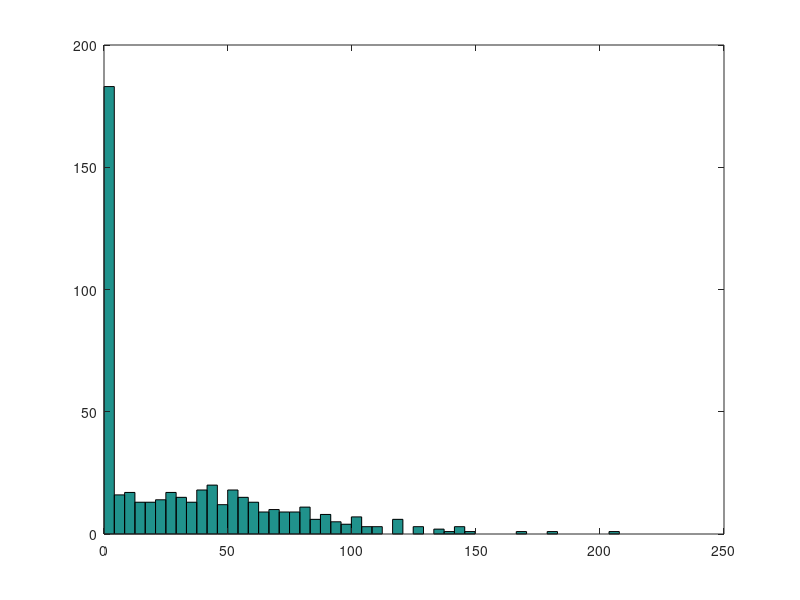
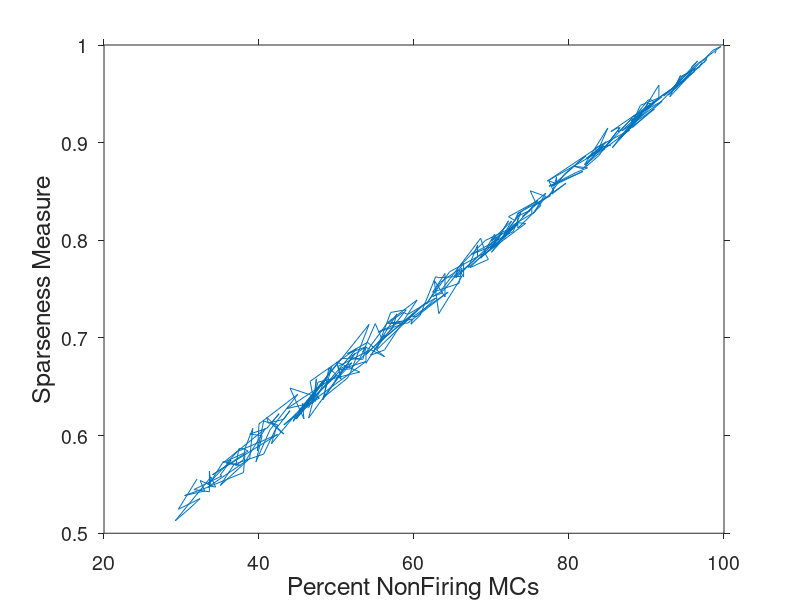
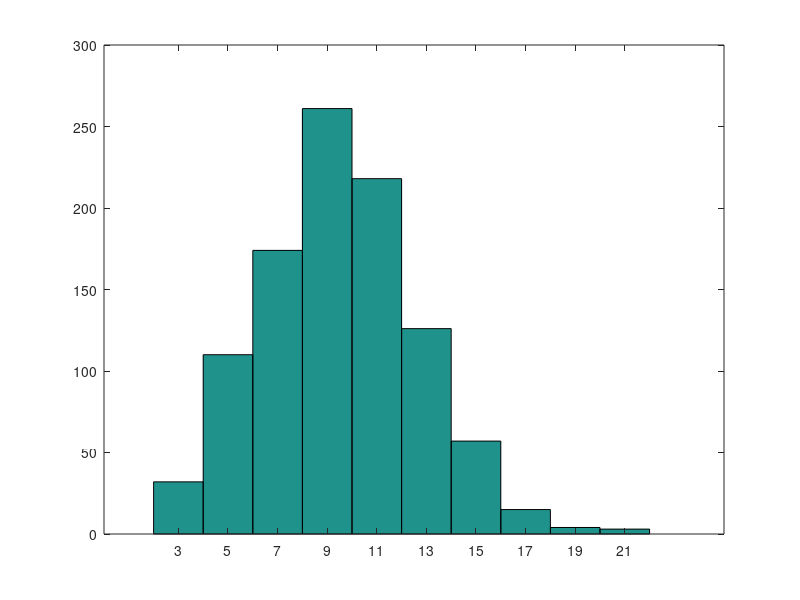

Write MATLAB code to recreate these figures, in order.

% This is the spareness equation
sfunc = @(r,N) (1 - ( (sum(r./N)^2)/sum(r.^2/N) )) / (1-1/N);

mean = 25;
std = 50;
for ii = 1:400
    norm_nums = random('norm', mean, std, [500,1]);
    norm_nums(norm_nums < 0) = 0; %half-rectify
    if (ii==1)
        figure; 
        hist(norm_nums,50);
    end
    non_silent = find(norm_nums > 0);
    n_silence = min(length(non_silent), ii);
    norm_nums(non_silent(1:n_silence)) = 0; % shut off activity to see how it affects sparseness
    percent_silent(ii) = 100 * sum(norm_nums == 0) / 500;
    s_norm(ii) = sfunc(norm_nums, length(norm_nums));
    %disp(sprintf('Mean:%d  STD:%d    S:%f', mean, std(ii), s_norm(ii)));
end
figure;
plot(percent_silent, s_norm);
set(gca, 'TickDir', 'out', 'FontSize', 14);
xlabel('Percent NonFiring MCs', 'FontSize', 18);
ylabel('Sparseness Measure', 'FontSize', 18);


uniform_nums = rand(1000,1);
poiss_nums = random('poiss', 10, [1000,1]);
figure;
hist(poiss_nums);
all_ones = ones(1000,1);
all_z = zeros(1000,1);


s_uniform = sfunc(uniform_nums, length(uniform_nums))
s_norm = sfunc(norm_nums, length(norm_nums))
s_poiss = sfunc(poiss_nums, length(poiss_nums))
s_ones = sfunc(all_ones, length(all_ones))
s_zeros = sfunc(all_z, length(all_z))